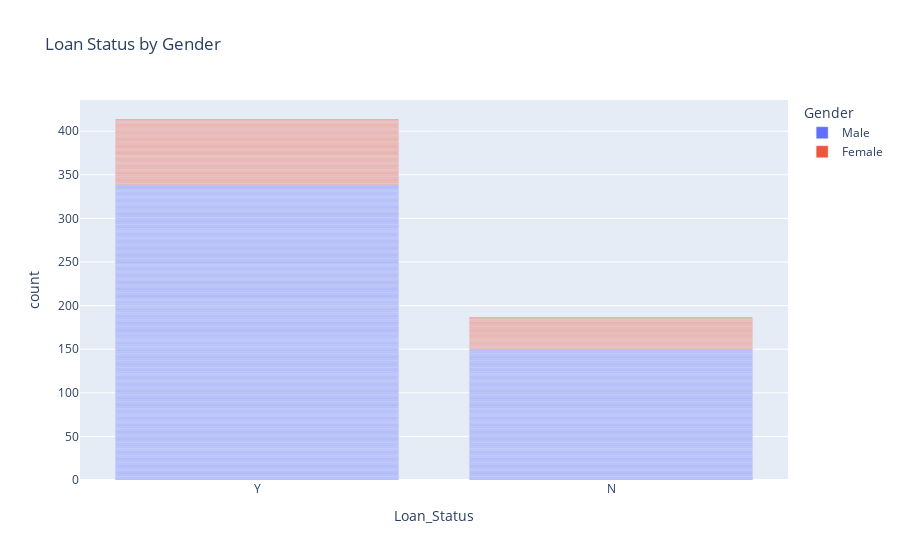
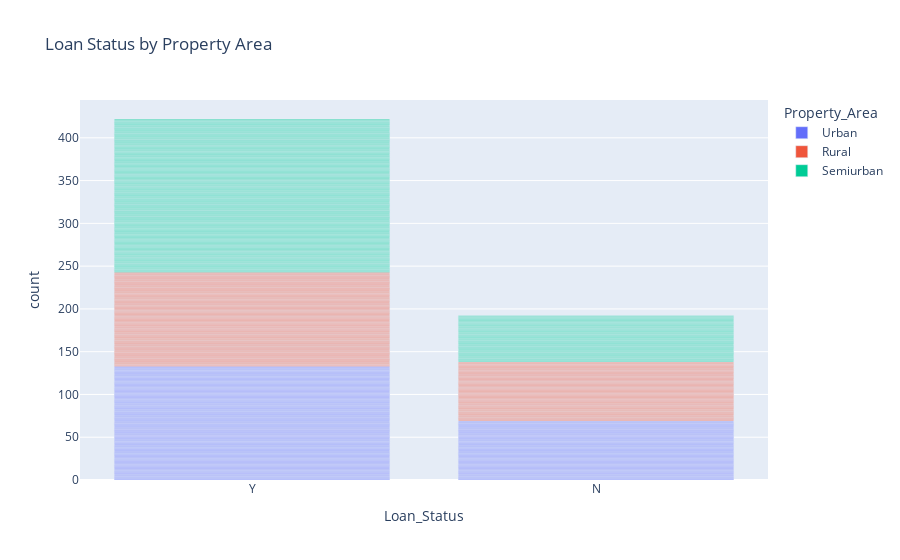
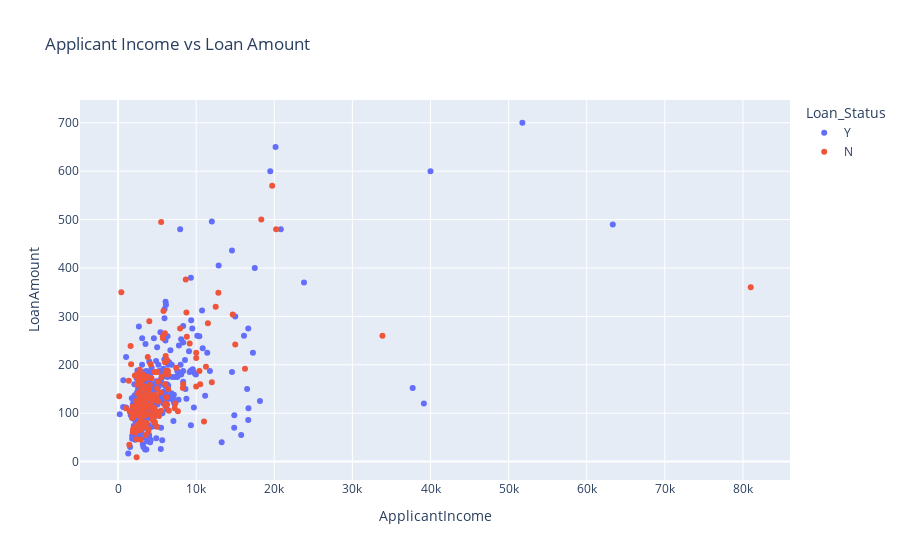

Notebook code for these charts, in order:
### Code cell
fig1 = px.bar(df_1, x='Loan_Status', title='Loan Status by Gender', color='Gender')

# Interactive bar chart for Loan_Status by Property_Area
fig2 = px.bar(df_1, x='Loan_Status', title='Loan Status by Property Area', color='Property_Area')

# Interactive scatter plot for ApplicantIncome and LoanAmount
fig3 = px.scatter(df_1, x='ApplicantIncome', y='LoanAmount', title='Applicant Income vs Loan Amount', color='Loan_Status')

# Show the interactive plots
fig1.show()
fig2.show()
fig3.show()

### Figure 1 — Plotly figure (JSON) as saved in the notebook; plotly's stock layout.template omitted (floating-point values rounded to 4 significant figures; data arrays with more than 128 entries replaced by an {"elided": "..."} marker saying what was removed)
{"data": [{"alignmentgroup": "True", "hovertemplate": "Gender=Male<br>Loan_Status=%{x}<br>count=%{y}<extra></extra>", "legendgroup": "Male", "marker": {"color": "#636efa", "pattern": {"shape": ""}}, "name": "Male", "offsetgroup": "Male", "orientation": "v", "showlegend": true, "textposition": "auto", "type": "bar", "x": {"elided": "489 str values"}, "xaxis": "x", "y": {"elided": "489 int values"}, "yaxis": "y"}, {"alignmentgroup": "True", "hovertemplate": "Gender=Female<br>Loan_Status=%{x}<br>count=%{y}<extra></extra>", "legendgroup": "Female", "marker": {"color": "#EF553B", "pattern": {"shape": ""}}, "name": "Female", "offsetgroup": "Female", "orientation": "v", "showlegend": true, "textposition": "auto", "type": "bar", "x": ["N", "Y", "Y", "Y", "N", "Y", "Y", "Y", "N", "N", "N", "N", "Y", "N", "Y", "Y", "Y", "Y", "Y", "Y", "Y", "Y", "N", "Y", "Y", "N", "N", "Y", "Y", "Y", "Y", "Y", "N", "Y", "Y", "Y", "Y", "N", "Y", "N", "Y", "N", "Y", "Y", "Y", "Y", "N", "Y", "N", "Y", "N", "Y", "Y", "N", "Y", "Y", "Y", "Y", "N", "Y", "N", "Y", "N", "N", "Y", "Y", "N", "Y", "Y", "Y", "N", "N", "Y", "N", "Y", "Y", "N", "N", "Y", "N", "N", "N", "Y", "Y", "Y", "Y", "Y", "Y", "Y", "Y", "Y", "Y", "Y", "Y", "Y", "N", "Y", "Y", "N", "Y", "Y", "N", "Y", "Y", "Y", "N", "Y", "Y", "N", "Y", "Y", "N"], "xaxis": "x", "y": [1, 1, 1, 1, 1, 1, 1, 1, 1, 1, 1, 1, 1, 1, 1, 1, 1, 1, 1, 1, 1, 1, 1, 1, 1, 1, 1, 1, 1, 1, 1, 1, 1, 1, 1, 1, 1, 1, 1, 1, 1, 1, 1, 1, 1, 1, 1, 1, 1, 1, 1, 1, 1, 1, 1, 1, 1, 1, 1, 1, 1, 1, 1, 1, 1, 1, 1, 1, 1, 1, 1, 1, 1, 1, 1, 1, 1, 1, 1, 1, 1, 1, 1, 1, 1, 1, 1, 1, 1, 1, 1, 1, 1, 1, 1, 1, 1, 1, 1, 1, 1, 1, 1, 1, 1, 1, 1, 1, 1, 1, 1, 1], "yaxis": "y"}], "layout": {"barmode": "relative", "legend": {"title": {"text": "Gender"}, "tracegroupgap": 0}, "title": {"text": "Loan Status by Gender"}, "xaxis": {"anchor": "y", "domain": [0, 1], "title": {"text": "Loan_Status"}}, "yaxis": {"anchor": "x", "domain": [0, 1], "title": {"text": "count"}}}}

### Figure 2 — Plotly figure (JSON) as saved in the notebook; plotly's stock layout.template omitted (floating-point values rounded to 4 significant figures; data arrays with more than 128 entries replaced by an {"elided": "..."} marker saying what was removed)
{"data": [{"alignmentgroup": "True", "hovertemplate": "Property_Area=Urban<br>Loan_Status=%{x}<br>count=%{y}<extra></extra>", "legendgroup": "Urban", "marker": {"color": "#636efa", "pattern": {"shape": ""}}, "name": "Urban", "offsetgroup": "Urban", "orientation": "v", "showlegend": true, "textposition": "auto", "type": "bar", "x": {"elided": "202 str values"}, "xaxis": "x", "y": {"elided": "202 int values"}, "yaxis": "y"}, {"alignmentgroup": "True", "hovertemplate": "Property_Area=Rural<br>Loan_Status=%{x}<br>count=%{y}<extra></extra>", "legendgroup": "Rural", "marker": {"color": "#EF553B", "pattern": {"shape": ""}}, "name": "Rural", "offsetgroup": "Rural", "orientation": "v", "showlegend": true, "textposition": "auto", "type": "bar", "x": {"elided": "179 str values"}, "xaxis": "x", "y": {"elided": "179 int values"}, "yaxis": "y"}, {"alignmentgroup": "True", "hovertemplate": "Property_Area=Semiurban<br>Loan_Status=%{x}<br>count=%{y}<extra></extra>", "legendgroup": "Semiurban", "marker": {"color": "#00cc96", "pattern": {"shape": ""}}, "name": "Semiurban", "offsetgroup": "Semiurban", "orientation": "v", "showlegend": true, "textposition": "auto", "type": "bar", "x": {"elided": "233 str values"}, "xaxis": "x", "y": {"elided": "233 int values"}, "yaxis": "y"}], "layout": {"barmode": "relative", "legend": {"title": {"text": "Property_Area"}, "tracegroupgap": 0}, "title": {"text": "Loan Status by Property Area"}, "xaxis": {"anchor": "y", "domain": [0, 1], "title": {"text": "Loan_Status"}}, "yaxis": {"anchor": "x", "domain": [0, 1], "title": {"text": "count"}}}}

### Figure 3 — Plotly figure (JSON) as saved in the notebook; plotly's stock layout.template omitted (floating-point values rounded to 4 significant figures; data arrays with more than 128 entries replaced by an {"elided": "..."} marker saying what was removed)
{"data": [{"hovertemplate": "Loan_Status=Y<br>ApplicantIncome=%{x}<br>LoanAmount=%{y}<extra></extra>", "legendgroup": "Y", "marker": {"color": "#636efa", "symbol": "circle"}, "mode": "markers", "name": "Y", "orientation": "v", "showlegend": true, "type": "scatter", "x": {"elided": "422 int values"}, "xaxis": "x", "y": {"elided": "422 int values"}, "yaxis": "y"}, {"hovertemplate": "Loan_Status=N<br>ApplicantIncome=%{x}<br>LoanAmount=%{y}<extra></extra>", "legendgroup": "N", "marker": {"color": "#EF553B", "symbol": "circle"}, "mode": "markers", "name": "N", "orientation": "v", "showlegend": true, "type": "scatter", "x": {"elided": "192 int values"}, "xaxis": "x", "y": {"elided": "192 int values"}, "yaxis": "y"}], "layout": {"legend": {"title": {"text": "Loan_Status"}, "tracegroupgap": 0}, "title": {"text": "Applicant Income vs Loan Amount"}, "xaxis": {"anchor": "y", "domain": [0, 1], "title": {"text": "ApplicantIncome"}}, "yaxis": {"anchor": "x", "domain": [0, 1], "title": {"text": "LoanAmount"}}}}
